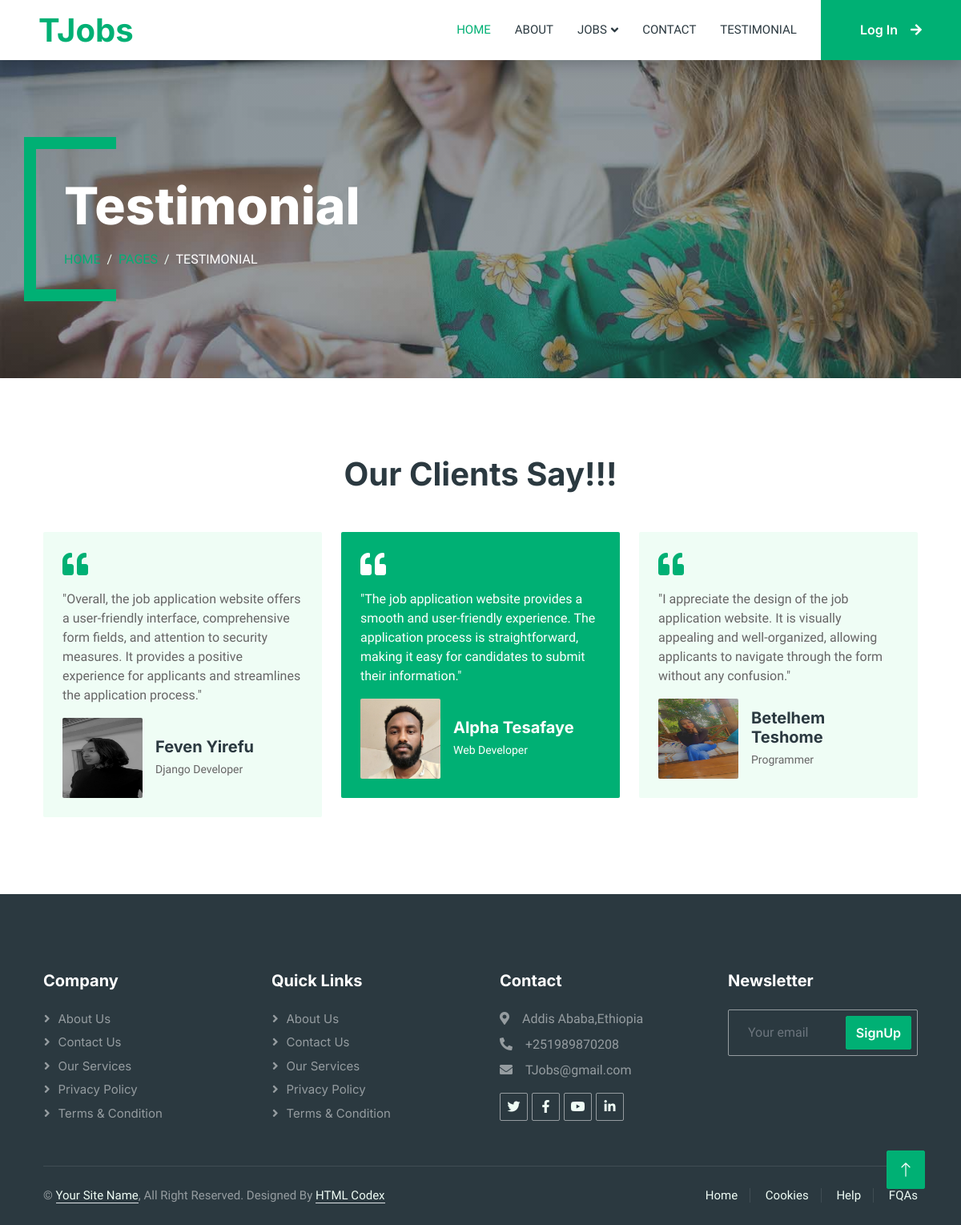
Page /testimonial/ on the committed database.
### Job_app/models.py (models this page shows, shortened)
class Testimonial(models.Model):
    content = models.TextField()
    image = models.ImageField(upload_to='testimonial_images')
    client_name = models.CharField(max_length=255)
    profession = models.CharField(max_length=255)

class ContactInformation(models.Model):
   address = models.CharField(max_length=200)
   phone = models.CharField(max_length=200)
   email  = models.EmailField()

### Job_app/views.py (the view)
# urls.py: path('testimonial/', testimonial, name="testimonial"),
def testimonial(request):
   info = ContactInformation.objects.all().first()
   testimonials = Testimonial.objects.all()
   return render(request, 'testimonial.html',{'info':info,'testimonials': testimonials})

### Job_app/templates/testimonial.html (shortened to what this page needs)
{% load static %}
<!DOCTYPE html>
<html lang="en">
<head>
    {% include "head.html" %}
</head>
<body>
    <div class="container-xxl bg-white p-0">
        {% include "navbar.html" %}
        <div class="container-xxl py-5 bg-dark page-header mb-5">
            <div class="container my-5 pt-5 pb-4">
                <h1 class="display-3 text-white mb-3 animated slideInDown">Testimonial</h1>
                <nav aria-label="breadcrumb">
                    <ol class="breadcrumb text-uppercase">
                        <li class="breadcrumb-item"><a href="#">Home</a></li>
                        <li class="breadcrumb-item"><a href="#">Pages</a></li>
                        <li class="breadcrumb-item text-white active" aria-current="page">Testimonial</li>
                    </ol>
                </nav>
            </div>
        </div>
        <div class="container-xxl py-5 wow fadeInUp" data-wow-delay="0.1s">
            <div class="container">
                <h1 class="text-center mb-5">Our Clients Say!!!</h1>
                <div class="owl-carousel testimonial-carousel">
                    {% for testimonial in testimonials %}
                    <div class="testimonial-item bg-light rounded p-4">
                        <i class="fa fa-quote-left fa-2x text-primary mb-3"></i>
                        <p>{{ testimonial.content }}</p>
                        <div class="d-flex align-items-center">
                            <img class="img-fluid flex-shrink-0 rounded" src="{{ testimonial.image.url }}" style="width: 100px; height: 100px;">
                            <div class="ps-3">
                                <h5 class="mb-1">{{ testimonial.client_name }}</h5>
                                <small>{{ testimonial.profession }}</small>
                            </div>
                        </div>
                    </div>
                    {% endfor %}
                </div>
            </div>
        </div>
        {% include "footer.html" %}
        <a href="#" class="btn btn-lg btn-primary btn-lg-square back-to-top"><i class="bi bi-arrow-up"></i></a>
    </div>
</body>
</html>

### Job_app/templates/head.html (shortened to what this page needs)
{% load static %}
<head>
    <link href="https://cdn.jsdelivr.net/npm/bootstrap@5.3.2/dist/css/bootstrap.min.css" rel="stylesheet">
    <link href="https://cdnjs.cloudflare.com/ajax/libs/font-awesome/5.10.0/css/all.min.css" rel="stylesheet">
    <link href="https://cdn.jsdelivr.net/npm/bootstrap-icons@1.4.1/font/bootstrap-icons.css" rel="stylesheet">
    <link href="{% static 'lib/animate/animate.min.css' %}" rel="stylesheet">
    <link href="{% static 'lib/owlcarousel/assets/owl.carousel.min.css' %}" rel="stylesheet">
    <link href="{% static 'css/bootstrap.min.css' %}" rel="stylesheet">
    <link href="{% static 'css/style.css' %}" rel="stylesheet">
</head>

### Job_app/templates/navbar.html (shortened to what this page needs)
{% load static %}
<nav class="navbar navbar-expand-lg bg-white navbar-light shadow sticky-top p-0">
    <a href="index.html" class="navbar-brand d-flex align-items-center text-center py-0 px-4 px-lg-5">
        <h1 class="m-0 text-primary">TJobs</h1>
    </a>
    <div class="collapse navbar-collapse" id="navbarCollapse">
        <div class="navbar-nav ms-auto p-4 p-lg-0">
            <a href="{% url 'home_url' %}" class="nav-item nav-link active">Home</a>
            <a href="{% url 'about' %}" class="nav-item nav-link">About</a>
            <div class="nav-item dropdown">
                <a href="#" class="nav-link dropdown-toggle" data-bs-toggle="dropdown">Jobs</a>
            </div>
            <a href="{% url 'contact' %}" class="nav-item nav-link">Contact</a>
            <a href="{% url 'testimonial' %}" class="nav-item nav-link">Testimonial</a>
        </div>
        <a href="" class="btn btn-primary rounded-0 py-4 px-lg-5 d-none d-lg-block">Log In<i class="fa fa-arrow-right ms-3"></i></a>
    </div>
</nav>

### Job_app/templates/footer.html
{% load static %}
<div class="container-fluid bg-dark text-white-50 footer pt-5 mt-5 wow fadeIn" data-wow-delay="0.1s">
    <div class="container py-5">
        <div class="row g-5">
            <div class="col-lg-3 col-md-6">
                <h5 class="text-white mb-4">Company</h5>
                <a class="btn btn-link text-white-50" href="">About Us</a>
                <a class="btn btn-link text-white-50" href="">Contact Us</a>
                <a class="btn btn-link text-white-50" href="">Our Services</a>
                <a class="btn btn-link text-white-50" href="">Privacy Policy</a>
                <a class="btn btn-link text-white-50" href="">Terms & Condition</a>
            </div>
            <div class="col-lg-3 col-md-6">
                <h5 class="text-white mb-4">Quick Links</h5>
                <a class="btn btn-link text-white-50" href="">About Us</a>
                <a class="btn btn-link text-white-50" href="">Contact Us</a>
                <a class="btn btn-link text-white-50" href="">Our Services</a>
                <a class="btn btn-link text-white-50" href="">Privacy Policy</a>
                <a class="btn btn-link text-white-50" href="">Terms & Condition</a>
            </div>
            <div class="col-lg-3 col-md-6">
                <h5 class="text-white mb-4">Contact</h5>
                <p class="mb-2"><i class="fa fa-map-marker-alt me-3"></i>{{info.address}}</p>
                <p class="mb-2"><i class="fa fa-phone-alt me-3"></i>{{info.phone}}</p>
                <p class="mb-2"><i class="fa fa-envelope me-3"></i>{{info.email}}</p>
                <div class="d-flex pt-2">
                    <a class="btn btn-outline-light btn-social" href=""><i class="fab fa-twitter"></i></a>
                    <a class="btn btn-outline-light btn-social" href=""><i class="fab fa-facebook-f"></i></a>
                    <a class="btn btn-outline-light btn-social" href=""><i class="fab fa-youtube"></i></a>
                    <a class="btn btn-outline-light btn-social" href=""><i class="fab fa-linkedin-in"></i></a>
                </div>
            </div>
            <div class="col-lg-3 col-md-6">
                <h5 class="text-white mb-4">Newsletter</h5>
                <div class="position-relative mx-auto" style="max-width: 400px;">
                    <input class="form-control bg-transparent w-100 py-3 ps-4 pe-5" type="text" placeholder="Your email">
                    <button type="button" class="btn btn-primary py-2 position-absolute top-0 end-0 mt-2 me-2">SignUp</button>
                </div>
            </div>
        </div>
    </div>
    <div class="container">
        <div class="copyright">
            <div class="row">
                <div class="col-md-6 text-center text-md-start mb-3 mb-md-0">
                    &copy; <a class="border-bottom" href="#">Your Site Name</a>, All Right Reserved.
                    Designed By <a class="border-bottom" href="https://htmlcodex.com">HTML Codex</a>
                </div>
                <div class="col-md-6 text-center text-md-end">
                    <div class="footer-menu">
                        <a href="">Home</a>
                        <a href="">Cookies</a>
                        <a href="">Help</a>
                        <a href="">FQAs</a>
                    </div>
                </div>
            </div>
        </div>
    </div>
</div>

### Job_app/templates/scripts.html (shortened to what this page needs)
{% load static %}

### static/css/style.css (style rules this page uses)
:root { --primary: #00B074; --secondary: #2B9BFF; --light: #EFFDF5; --dark: #2B3940; }
.back-to-top { position: fixed; display: none; right: 45px; bottom: 45px; z-index: 99; }
.btn { font-family: 'Inter', sans-serif; font-weight: 600; transition: .5s; }
.btn.btn-primary, .btn.btn-secondary { color: #FFFFFF; }
.btn-lg-square { width: 48px; height: 48px; }
.btn-square, .btn-sm-square, .btn-lg-square { padding: 0; display: flex; align-items: center; justify-content: center; font-weight: normal; border-radius: 2px; }
.navbar .dropdown-toggle::after { border: none; content: "\f107"; font-family: "Font Awesome 5 Free"; font-weight: 900; vertical-align: middle; margin-left: 5px; transition: .5s; }
.navbar-dark .navbar-nav .nav-link, .navbar-light .navbar-nav .nav-link { margin-right: 30px; padding: 25px 0; color: #FFFFFF; font-size: 15px; text-transform: uppercase; outline: none; }
.navbar-dark .navbar-nav .nav-link:hover, .navbar-dark .navbar-nav .nav-link.active, .navbar-light .navbar-nav .nav-link:hover, .navbar-light .navbar-nav .nav-link.active { color: var(--primary); }
.navbar-light .navbar-brand, .navbar-light a.btn { height: 75px; }
.navbar-light .navbar-nav .nav-link { color: var(--dark); font-weight: 500; }
.navbar-light.sticky-top { top: -100px; transition: .5s; }
.header-carousel .container, .page-header .container { position: relative; padding: 45px 0 45px 35px; border-left: 15px solid var(--primary); }
.header-carousel .container::before, .header-carousel .container::after, .page-header .container::before, .page-header .container::after { position: absolute; content: ""; top: 0; left: 0; width: 100px; height: 15px; background: var(--primary); }
.header-carousel .container::after, .page-header .container::after { top: 100%; margin-top: -15px; }
.page-header { background: linear-gradient(rgba(43, 57, 64, .5), rgba(43, 57, 64, .5)), url(../img/carousel-1.jpg) center center no-repeat; background-size: cover; }
.breadcrumb-item + .breadcrumb-item::before { color: var(--light); }
.testimonial-carousel .owl-item .testimonial-item, .testimonial-carousel .owl-item.center .testimonial-item * { transition: .5s; }
.testimonial-carousel .owl-item.center .testimonial-item { background: var(--primary) !important; }
.testimonial-carousel .owl-item.center .testimonial-item * { color: #FFFFFF !important; }
.footer .btn.btn-social { margin-right: 5px; width: 35px; height: 35px; display: flex; align-items: center; justify-content: center; color: var(--light); border: 1px solid rgba(255,255,255,0.5); border-radius: 2px; transition: .3s; }
.footer .btn.btn-link { display: block; margin-bottom: 5px; padding: 0; text-align: left; font-size: 15px; font-weight: normal; text-transform: capitalize; transition: .3s; }
.footer .btn.btn-link::before { position: relative; content: "\f105"; font-family: "Font Awesome 5 Free"; font-weight: 900; margin-right: 10px; }
.footer .form-control { border-color: rgba(255,255,255,0.5); }
.footer .copyright { padding: 25px 0; font-size: 15px; border-top: 1px solid rgba(256, 256, 256, .1); }
.footer .copyright a { color: var(--light); }
.footer .footer-menu a { margin-right: 15px; padding-right: 15px; border-right: 1px solid rgba(255, 255, 255, .1); }
.footer .footer-menu a:last-child { margin-right: 0; padding-right: 0; border-right: none; }

### rows in the picture
Testimonial: content "\"The job application website provides a smooth and user-friendly experience. The application process is straightforward, making it easy for candidates to submit their information.\"", image (picture), client_name "Alpha Tesafaye", profession "Web Developer"
Testimonial: content "\"I appreciate the design of the job application website. It is visually appealing and well-organized, allowing applicants to navigate through the form without any confusion.\"", image (picture), client_name "Betelhem Teshome", profession "Programmer"
Testimonial: content "\"Overall, the job application website offers a user-friendly interface, comprehensive form fields, and attention to security measures. It provides a positive experience for applicants and streamlines the application process.\"", image (picture), client_name "Feven Yirefu", profession "Django Developer"
ContactInformation: address "Addis Ababa,Ethiopia", phone "+251989870208", email "TJobs@gmail.com"
